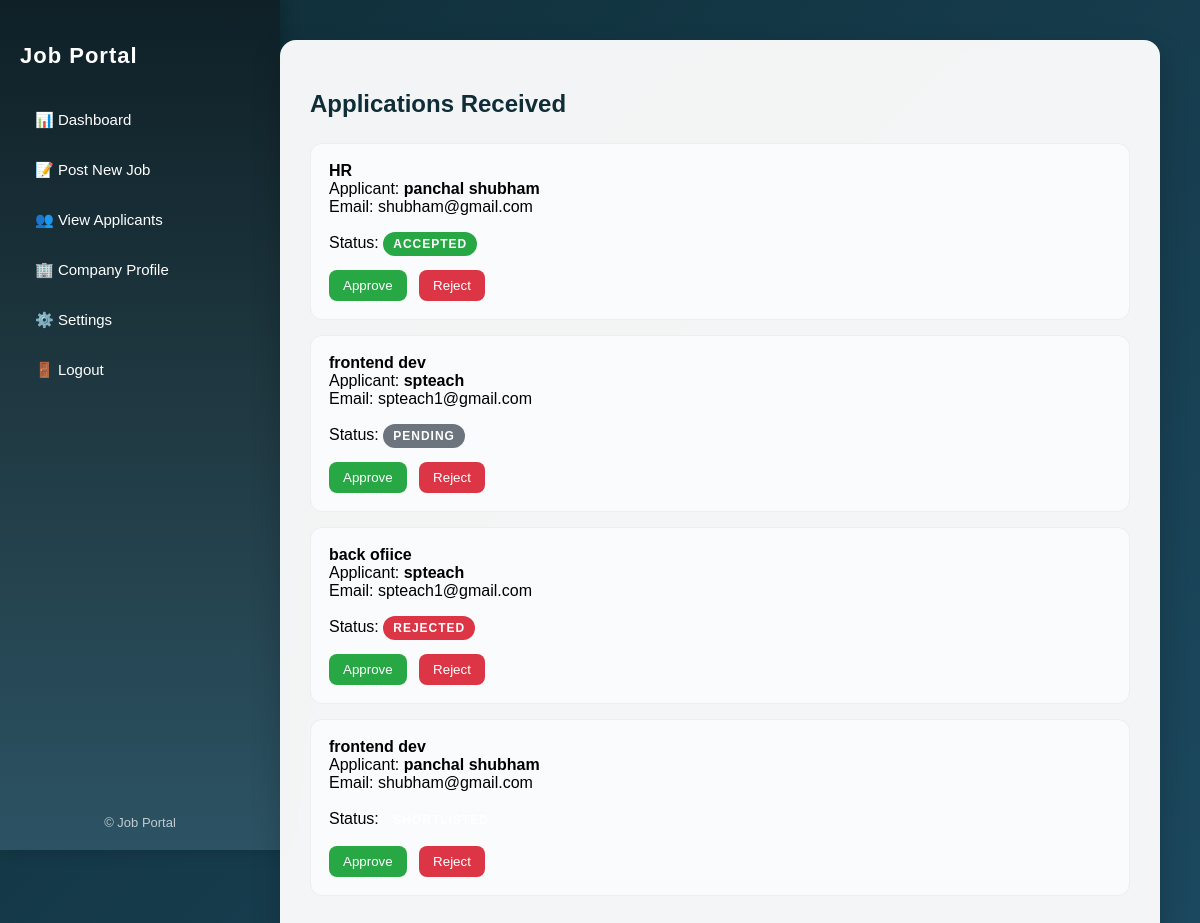
Before: /jobprovider/applications/ (signed in) with the older database file.
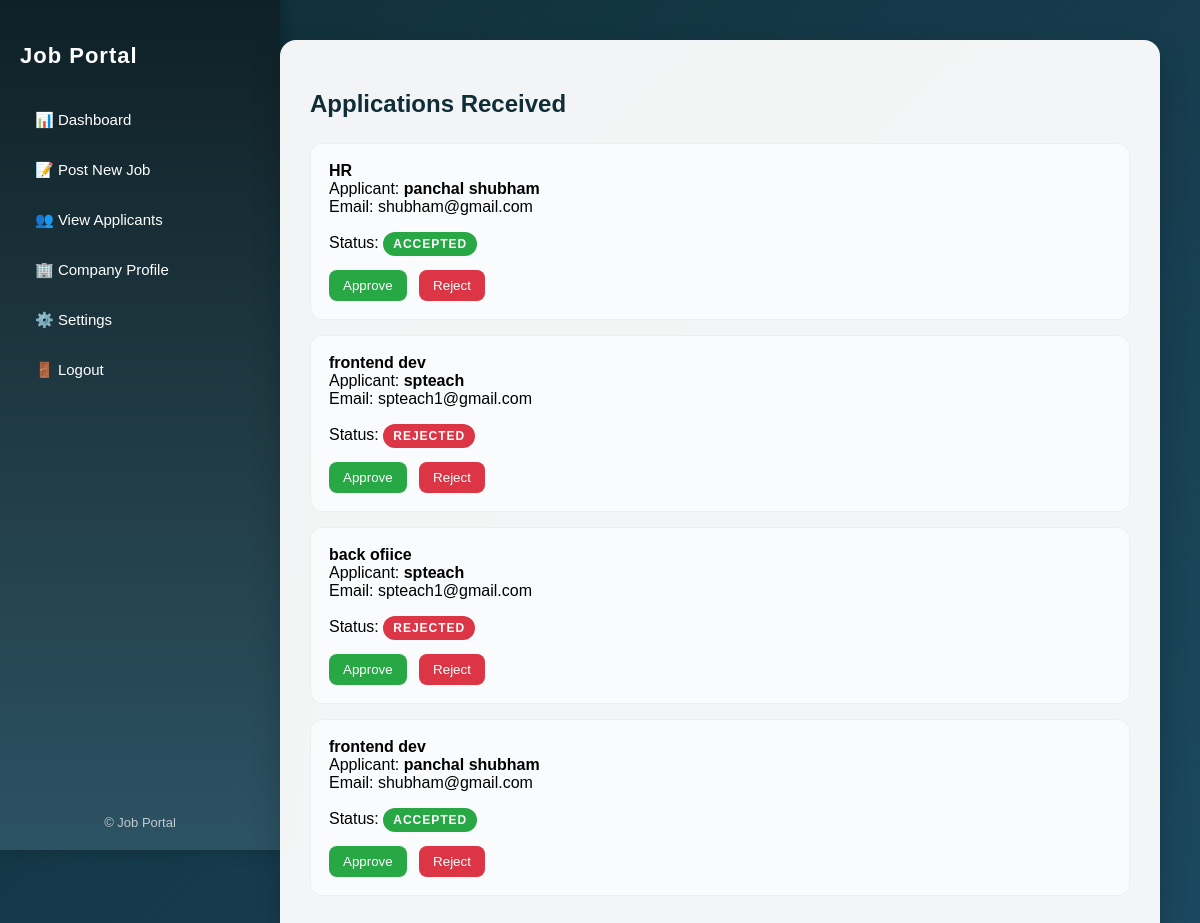
After: the same page with the newer database file.
### myapp/models.py (models this page shows, shortened)
class Application(models.Model):
    STATUS_CHOICES = [
        ("Pending", "Pending"),
        ("Accepted", "Accepted"),
        ("Rejected", "Rejected"),
    ]
    job = models.ForeignKey(
        Job,
        on_delete=models.CASCADE,
        related_name="applications"
    )
    seeker = models.ForeignKey(
        User,
        on_delete=models.CASCADE,
        related_name="job_applications"
    )
    applied_at = models.DateTimeField(auto_now_add=True)
    status = models.CharField(
        max_length=20,
        choices=STATUS_CHOICES,
        default="Pending"
    )
    class Meta:
        unique_together = ("job", "seeker")
        ordering = ["-applied_at"]

class Job(models.Model):
    provider = models.ForeignKey(
        User,
        on_delete=models.CASCADE,
        related_name="posted_jobs"
    )
    title = models.CharField(max_length=200)
    description = models.TextField()
    location = models.CharField(max_length=100)
    salary = models.CharField(max_length=100, blank=True)
    created_at = models.DateTimeField(auto_now_add=True)
    applicants = models.IntegerField(default=0)
    class Meta:
        ordering = ["-created_at"]

### myapp/views.py (the view)
# urls.py: path('jobprovider/applications/', views.jobprovider_view_applications, name='jobprovider_view_applications'),
@login_required(login_url='login_jobprovider')
def jobprovider_view_applications(request):
    applications = Application.objects.filter(
        job__provider=request.user
    )
    return render(
        request,
        "jobprovider_view_applications.html",
        {"applications": applications}
    )

### templates/jobprovider_view_applications.html (shortened to what this page needs)
<!DOCTYPE html>
<html>
<head>
</head>
<body>
{% include 'jobprovider_sidebar.html' %}
<div class="content">
    <div class="card">
        <h2>Applications Received</h2>
        {% for app in applications %}
            <div class="item">
                <b>{{ app.job.title }}</b><br>
                Applicant: <b>{{ app.seeker.first_name }}</b><br>
                Email: {{ app.seeker.email }}<br><br>
                Status:
                <span class="status {{ app.status|lower }}">
    {{ app.status }}
</span>
                <br><br>
                <div class="actions">
                    <form method="POST" action="{% url 'update_application_status' app.id %}">
                        <button name="status" value="Accepted" class="approve">
                            Approve
                        </button>
                        <button name="status" value="Rejected" class="reject">
                            Reject
                        </button>
                    </form>
                </div>
            </div>
        {% empty %}
            <p>No applications yet.</p>
        {% endfor %}
    </div>
</div>
</body>
</html>

Changed rows visible on the page:
changed Application (number 2 of 4 on the later page): status "PENDING" → "REJECTED"
changed Application (number 4 of 4 on the later page): status (not shown) → "ACCEPTED"
